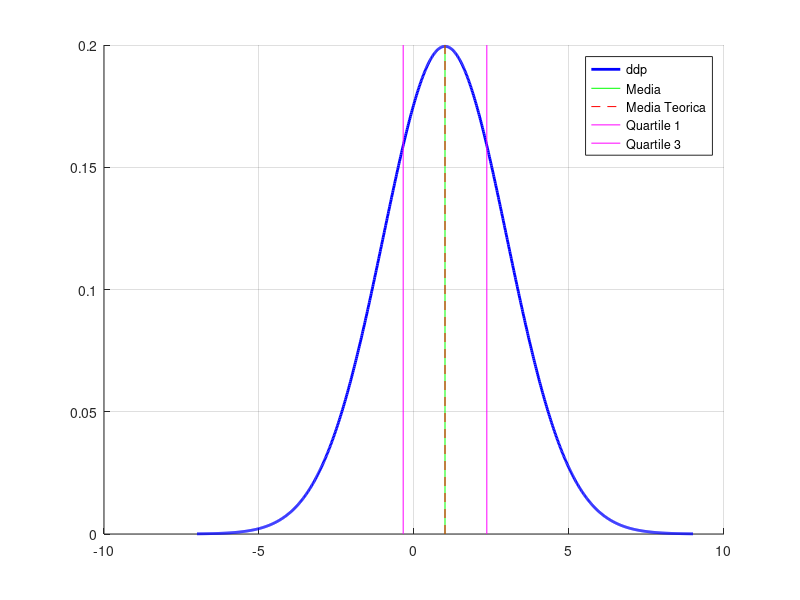

Write the MATLAB code that produced this figure.
%% 38 Lab4 Random variables parte 2 - Parte 1
%   Calcolo e disegno Moda, Media e Quartili di una VC Teorica
%
%  - icdf     -> INVERSE CUMULATIVE DISTRIBUTION FUNCTION
%                Prende come argomenti una VC e una probabilità di cui ne 
%                calcola la x tramite la FDD^-1.
%
%  - La Moda  -> Il valore di x per cui ddp(x) raggiunge il suo massimo
%  - La Media -> Il centro della distribuzione. FDD^-1(0.5) = icdf(VC, 0.5)
%  - Quartile -> F^-1(0.25) = icdf(VC, 0.25)

clear
clc
close all
    
%% INIZIALIZZAZIONE
n = 1000;
m = 1;
sigma = 2;

VC_Normal = makedist('Normal', 'mu', m, 'sigma', sigma);

%% TROVO I VALORI TEORICI MEDIANTE LA FUNZIONE icdf CHE SAREBBE LA FDD^1(X)
Mean_theo      = m;
Median_theo    = icdf(VC_Normal, 0.5);
Quart1_theo = icdf(VC_Normal, 0.25);
Quart3_theo = icdf(VC_Normal, 0.75);

%% DISEGNO IL GRAFICO DEI VALORI TEORICI
figure(1);
grid on;
hold on;

x_values_linspace = linspace(m-4*sigma, m+4*sigma, n);
y_values_pdf = pdf(VC_Normal, x_values_linspace);

plot(x_values_linspace,y_values_pdf,'b-','Linewidth', 2 );
plot([Mean_theo,   Mean_theo  ],[0,0.2],'g-' );     %Disgno l'asintoto sulla media
plot([Median_theo, Median_theo],[0,0.2],'r--');     %Disgno l'asintoto sulla media_teorica
plot([Quart1_theo, Quart1_theo],[0,0.2],'m-' );     %Disgno l'asintoto sul quartile 1
plot([Quart3_theo, Quart3_theo],[0,0.2],'m-' );     %Disgno l'asintoto sul quartile 3
legend('ddp','Media','Media Teorica','Quartile 1','Quartile 3');


